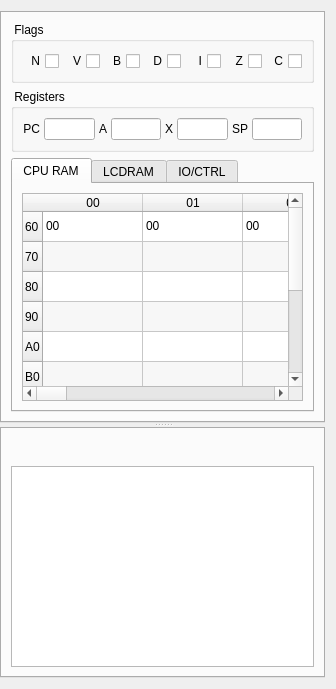
<?xml version="1.0" encoding="UTF-8"?>
<ui version="4.0">
 <class>DebugWidget</class>
 <widget class="QWidget" name="sideWidget">
  <property name="geometry">
   <rect>
    <x>0</x>
    <y>0</y>
    <width>336</width>
    <height>689</height>
   </rect>
  </property>
  <layout class="QHBoxLayout" name="horizontalLayout">
   <property name="leftMargin">
    <number>0</number>
   </property>
   <item>
    <widget class="QSplitter" name="sideSplitter">
     <property name="sizePolicy">
      <sizepolicy hsizetype="Preferred" vsizetype="Preferred">
       <horstretch>0</horstretch>
       <verstretch>0</verstretch>
      </sizepolicy>
     </property>
     <property name="orientation">
      <enum>Qt::Vertical</enum>
     </property>
     <widget class="QTabWidget" name="debugTabWidget">
      <property name="sizePolicy">
       <sizepolicy hsizetype="Preferred" vsizetype="Expanding">
        <horstretch>0</horstretch>
        <verstretch>0</verstretch>
       </sizepolicy>
      </property>
      <property name="currentIndex">
       <number>0</number>
      </property>
      <property name="tabBarAutoHide">
       <bool>true</bool>
      </property>
      <widget class="QWidget" name="CPUTab">
       <attribute name="title">
        <string>CPU</string>
       </attribute>
       <layout class="QGridLayout" name="gridLayout">
        <item row="1" column="0">
         <widget class="QGroupBox" name="groupBox_3">
          <property name="title">
           <string> Registers </string>
          </property>
          <layout class="QVBoxLayout" name="regLayout">
           <item>
            <layout class="QHBoxLayout" name="regLine1Layout" stretch="1,10,1,10,1,10,1,10">
             <property name="spacing">
              <number>4</number>
             </property>
             <item>
              <widget class="QLabel" name="labelPC">
               <property name="toolTip">
                <string>Program counter (PC)</string>
               </property>
               <property name="text">
                <string>PC</string>
               </property>
               <property name="alignment">
                <set>Qt::AlignRight|Qt::AlignTrailing|Qt::AlignVCenter</set>
               </property>
              </widget>
             </item>
             <item>
              <widget class="QLineEdit" name="pcEdit">
               <property name="sizePolicy">
                <sizepolicy hsizetype="Ignored" vsizetype="Fixed">
                 <horstretch>0</horstretch>
                 <verstretch>0</verstretch>
                </sizepolicy>
               </property>
               <property name="toolTip">
                <string>Program counter (PC)</string>
               </property>
               <property name="key" stdset="0">
                <string>PC</string>
               </property>
               <property name="type" stdset="0">
                <string>integer</string>
               </property>
               <property name="mask" stdset="0">
                <string>0x%0.4X</string>
               </property>
              </widget>
             </item>
             <item>
              <widget class="QLabel" name="aLabel">
               <property name="toolTip">
                <string>Accumulator (A)</string>
               </property>
               <property name="text">
                <string>A</string>
               </property>
              </widget>
             </item>
             <item>
              <widget class="QLineEdit" name="aEdit">
               <property name="sizePolicy">
                <sizepolicy hsizetype="Ignored" vsizetype="Fixed">
                 <horstretch>0</horstretch>
                 <verstretch>0</verstretch>
                </sizepolicy>
               </property>
               <property name="toolTip">
                <string>Accumulator (A)</string>
               </property>
               <property name="key" stdset="0">
                <string>A</string>
               </property>
               <property name="type" stdset="0">
                <string>integer</string>
               </property>
               <property name="mask" stdset="0">
                <string>0x%0.2X</string>
               </property>
              </widget>
             </item>
             <item>
              <widget class="QLabel" name="xLabel">
               <property name="toolTip">
                <string>Index Register X (X)</string>
               </property>
               <property name="text">
                <string>X</string>
               </property>
              </widget>
             </item>
             <item>
              <widget class="QLineEdit" name="xEdit">
               <property name="sizePolicy">
                <sizepolicy hsizetype="Ignored" vsizetype="Fixed">
                 <horstretch>0</horstretch>
                 <verstretch>0</verstretch>
                </sizepolicy>
               </property>
               <property name="toolTip">
                <string>Index Register X (X)</string>
               </property>
               <property name="key" stdset="0">
                <string>X</string>
               </property>
               <property name="type" stdset="0">
                <string>integer</string>
               </property>
               <property name="mask" stdset="0">
                <string>0x%0.2X</string>
               </property>
              </widget>
             </item>
             <item>
              <widget class="QLabel" name="spLabel">
               <property name="toolTip">
                <string>Stack Pointer (S)</string>
               </property>
               <property name="text">
                <string>SP</string>
               </property>
              </widget>
             </item>
             <item>
              <widget class="QLineEdit" name="spEdit">
               <property name="sizePolicy">
                <sizepolicy hsizetype="Ignored" vsizetype="Fixed">
                 <horstretch>0</horstretch>
                 <verstretch>0</verstretch>
                </sizepolicy>
               </property>
               <property name="toolTip">
                <string>Stack Pointer (S)</string>
               </property>
               <property name="key" stdset="0">
                <string>SP</string>
               </property>
               <property name="type" stdset="0">
                <string>integer</string>
               </property>
               <property name="mask" stdset="0">
                <string>0x%0.2X</string>
               </property>
              </widget>
             </item>
            </layout>
           </item>
          </layout>
         </widget>
        </item>
        <item row="2" column="0">
         <widget class="QTabWidget" name="ramTabWidget">
          <property name="currentIndex">
           <number>0</number>
          </property>
          <widget class="QWidget" name="tabRAM">
           <attribute name="title">
            <string>CPU RAM</string>
           </attribute>
           <layout class="QVBoxLayout" name="ramLayout">
            <item>
             <widget class="QTableWidget" name="ramDataTable">
              <property name="alternatingRowColors">
               <bool>true</bool>
              </property>
              <property name="selectionMode">
               <enum>QAbstractItemView::NoSelection</enum>
              </property>
              <property name="rowCount">
               <number>10</number>
              </property>
              <property name="columnCount">
               <number>16</number>
              </property>
              <property name="key" stdset="0">
               <string>RAM</string>
              </property>
              <property name="type" stdset="0">
               <string>table</string>
              </property>
              <property name="mask" stdset="0">
               <string>%0.2X</string>
              </property>
              <attribute name="horizontalHeaderMinimumSectionSize">
               <number>0</number>
              </attribute>
              <attribute name="verticalHeaderMinimumSectionSize">
               <number>0</number>
              </attribute>
              <row>
               <property name="text">
                <string>60</string>
               </property>
              </row>
              <row>
               <property name="text">
                <string>70</string>
               </property>
              </row>
              <row>
               <property name="text">
                <string>80</string>
               </property>
              </row>
              <row>
               <property name="text">
                <string>90</string>
               </property>
              </row>
              <row>
               <property name="text">
                <string>A0</string>
               </property>
              </row>
              <row>
               <property name="text">
                <string>B0</string>
               </property>
              </row>
              <row>
               <property name="text">
                <string>C0</string>
               </property>
              </row>
              <row>
               <property name="text">
                <string>D0</string>
               </property>
              </row>
              <row>
               <property name="text">
                <string>E0</string>
               </property>
              </row>
              <row>
               <property name="text">
                <string>F0</string>
               </property>
              </row>
              <column>
               <property name="text">
                <string>00</string>
               </property>
              </column>
              <column>
               <property name="text">
                <string>01</string>
               </property>
              </column>
              <column>
               <property name="text">
                <string>02</string>
               </property>
              </column>
              <column>
               <property name="text">
                <string>03</string>
               </property>
              </column>
              <column>
               <property name="text">
                <string>04</string>
               </property>
              </column>
              <column>
               <property name="text">
                <string>05</string>
               </property>
              </column>
              <column>
               <property name="text">
                <string>06</string>
               </property>
              </column>
              <column>
               <property name="text">
                <string>07</string>
               </property>
              </column>
              <column>
               <property name="text">
                <string>08</string>
               </property>
              </column>
              <column>
               <property name="text">
                <string>09</string>
               </property>
              </column>
              <column>
               <property name="text">
                <string>0A</string>
               </property>
              </column>
              <column>
               <property name="text">
                <string>0B</string>
               </property>
              </column>
              <column>
               <property name="text">
                <string>0C</string>
               </property>
              </column>
              <column>
               <property name="text">
                <string>0D</string>
               </property>
              </column>
              <column>
               <property name="text">
                <string>0E</string>
               </property>
              </column>
              <column>
               <property name="text">
                <string>0F</string>
               </property>
              </column>
              <item row="0" column="0">
               <property name="text">
                <string>00</string>
               </property>
              </item>
              <item row="0" column="1">
               <property name="text">
                <string>00</string>
               </property>
              </item>
              <item row="0" column="2">
               <property name="text">
                <string>00</string>
               </property>
              </item>
              <item row="0" column="3">
               <property name="text">
                <string>00</string>
               </property>
              </item>
              <item row="0" column="4">
               <property name="text">
                <string>00</string>
               </property>
              </item>
              <item row="0" column="5">
               <property name="text">
                <string>00</string>
               </property>
              </item>
              <item row="0" column="6">
               <property name="text">
                <string>00</string>
               </property>
              </item>
              <item row="0" column="7">
               <property name="text">
                <string>00</string>
               </property>
              </item>
              <item row="0" column="8">
               <property name="text">
                <string>00</string>
               </property>
              </item>
              <item row="0" column="9">
               <property name="text">
                <string>00</string>
               </property>
              </item>
              <item row="0" column="10">
               <property name="text">
                <string>00</string>
               </property>
              </item>
              <item row="0" column="11">
               <property name="text">
                <string>00</string>
               </property>
              </item>
              <item row="0" column="12">
               <property name="text">
                <string>00</string>
               </property>
              </item>
              <item row="0" column="13">
               <property name="text">
                <string>00</string>
               </property>
              </item>
              <item row="0" column="14">
               <property name="text">
                <string>00</string>
               </property>
              </item>
              <item row="0" column="15">
               <property name="text">
                <string>00</string>
               </property>
              </item>
             </widget>
            </item>
           </layout>
          </widget>
          <widget class="QWidget" name="tabLCDRAM">
           <attribute name="title">
            <string>LCDRAM</string>
           </attribute>
           <layout class="QVBoxLayout" name="lcdramLayout">
            <item>
             <widget class="QTableWidget" name="lcdramDataTable">
              <property name="alternatingRowColors">
               <bool>true</bool>
              </property>
              <property name="selectionMode">
               <enum>QAbstractItemView::NoSelection</enum>
              </property>
              <property name="rowCount">
               <number>2</number>
              </property>
              <property name="columnCount">
               <number>16</number>
              </property>
              <property name="key" stdset="0">
               <string>LCDRAM</string>
              </property>
              <property name="type" stdset="0">
               <string>table</string>
              </property>
              <property name="mask" stdset="0">
               <string>%0.2X</string>
              </property>
              <attribute name="horizontalHeaderMinimumSectionSize">
               <number>0</number>
              </attribute>
              <attribute name="verticalHeaderMinimumSectionSize">
               <number>0</number>
              </attribute>
              <row>
               <property name="text">
                <string>20</string>
               </property>
              </row>
              <row>
               <property name="text">
                <string>30</string>
               </property>
              </row>
              <column>
               <property name="text">
                <string>00</string>
               </property>
              </column>
              <column>
               <property name="text">
                <string>01</string>
               </property>
              </column>
              <column>
               <property name="text">
                <string>02</string>
               </property>
              </column>
              <column>
               <property name="text">
                <string>03</string>
               </property>
              </column>
              <column>
               <property name="text">
                <string>04</string>
               </property>
              </column>
              <column>
               <property name="text">
                <string>05</string>
               </property>
              </column>
              <column>
               <property name="text">
                <string>06</string>
               </property>
              </column>
              <column>
               <property name="text">
                <string>07</string>
               </property>
              </column>
              <column>
               <property name="text">
                <string>08</string>
               </property>
              </column>
              <column>
               <property name="text">
                <string>09</string>
               </property>
              </column>
              <column>
               <property name="text">
                <string>0A</string>
               </property>
              </column>
              <column>
               <property name="text">
                <string>0B</string>
               </property>
              </column>
              <column>
               <property name="text">
                <string>0C</string>
               </property>
              </column>
              <column>
               <property name="text">
                <string>0D</string>
               </property>
              </column>
              <column>
               <property name="text">
                <string>0E</string>
               </property>
              </column>
              <column>
               <property name="text">
                <string>0F</string>
               </property>
              </column>
              <item row="0" column="0">
               <property name="text">
                <string>00</string>
               </property>
              </item>
              <item row="0" column="1">
               <property name="text">
                <string>00</string>
               </property>
              </item>
              <item row="0" column="2">
               <property name="text">
                <string>00</string>
               </property>
              </item>
              <item row="0" column="3">
               <property name="text">
                <string>00</string>
               </property>
              </item>
              <item row="0" column="4">
               <property name="text">
                <string>00</string>
               </property>
              </item>
              <item row="0" column="5">
               <property name="text">
                <string>00</string>
               </property>
              </item>
              <item row="0" column="6">
               <property name="text">
                <string>00</string>
               </property>
              </item>
              <item row="0" column="7">
               <property name="text">
                <string>00</string>
               </property>
              </item>
              <item row="0" column="8">
               <property name="text">
                <string>00</string>
               </property>
              </item>
              <item row="0" column="9">
               <property name="text">
                <string>00</string>
               </property>
              </item>
              <item row="0" column="10">
               <property name="text">
                <string>00</string>
               </property>
              </item>
              <item row="0" column="11">
               <property name="text">
                <string>00</string>
               </property>
              </item>
              <item row="0" column="12">
               <property name="text">
                <string>00</string>
               </property>
              </item>
              <item row="0" column="13">
               <property name="text">
                <string>00</string>
               </property>
              </item>
              <item row="0" column="14">
               <property name="text">
                <string>00</string>
               </property>
              </item>
              <item row="0" column="15">
               <property name="text">
                <string>00</string>
               </property>
              </item>
              <item row="1" column="0"/>
              <item row="1" column="1"/>
              <item row="1" column="2"/>
              <item row="1" column="3"/>
              <item row="1" column="4"/>
              <item row="1" column="5"/>
              <item row="1" column="6"/>
              <item row="1" column="7"/>
              <item row="1" column="8"/>
              <item row="1" column="9"/>
              <item row="1" column="10"/>
              <item row="1" column="11"/>
              <item row="1" column="12"/>
              <item row="1" column="13"/>
              <item row="1" column="14"/>
              <item row="1" column="15"/>
             </widget>
            </item>
           </layout>
          </widget>
          <widget class="QWidget" name="tabIORAM">
           <attribute name="title">
            <string>IO/CTRL</string>
           </attribute>
           <layout class="QVBoxLayout" name="ioramLayout">
            <item>
             <widget class="QTableWidget" name="ioramDataTable">
              <property name="alternatingRowColors">
               <bool>true</bool>
              </property>
              <property name="selectionMode">
               <enum>QAbstractItemView::NoSelection</enum>
              </property>
              <property name="rowCount">
               <number>24</number>
              </property>
              <property name="columnCount">
               <number>1</number>
              </property>
              <property name="key" stdset="0">
               <string>IORAM</string>
              </property>
              <property name="type" stdset="0">
               <string>table</string>
              </property>
              <property name="mask" stdset="0">
               <string>%0.2X</string>
              </property>
              <attribute name="horizontalHeaderVisible">
               <bool>false</bool>
              </attribute>
              <attribute name="horizontalHeaderMinimumSectionSize">
               <number>0</number>
              </attribute>
              <attribute name="verticalHeaderMinimumSectionSize">
               <number>0</number>
              </attribute>
              <row>
               <property name="text">
                <string>00H_PortCD_Dir</string>
               </property>
              </row>
              <row>
               <property name="text">
                <string>01H_AUDIO_Ch0_Data</string>
               </property>
              </row>
              <row>
               <property name="text">
                <string>03H_PortAB_Data</string>
               </property>
              </row>
              <row>
               <property name="text">
                <string>04H_PortCD_Data</string>
               </property>
              </row>
              <row>
               <property name="text">
                <string>05H_PortEF_Data</string>
               </property>
              </row>
              <row>
               <property name="text">
                <string>06H_PortEF_Dir</string>
               </property>
              </row>
              <row>
               <property name="text">
                <string>07H_BANK_Sel</string>
               </property>
              </row>
              <row>
               <property name="text">
                <string>08H_WAKEUP_Ctrl</string>
               </property>
              </row>
              <row>
               <property name="text">
                <string>09H_SYSTEM_Ctrl</string>
               </property>
              </row>
              <row>
               <property name="text">
                <string>0AH_TIMER_TimeBase_Sel</string>
               </property>
              </row>
              <row>
               <property name="text">
                <string>0BH_TIMER_Timer_Ctrl</string>
               </property>
              </row>
              <row>
               <property name="text">
                <string>0CH_CLK_32768_En</string>
               </property>
              </row>
              <row>
               <property name="text">
                <string>0DH_INT_Ctrl</string>
               </property>
              </row>
              <row>
               <property name="text">
                <string>0EH_CLK_CPU_Ctrl</string>
               </property>
              </row>
              <row>
               <property name="text">
                <string>0FH_WDT_Flag_Clear</string>
               </property>
              </row>
              <row>
               <property name="text">
                <string>10H_TIMER_TM0Data_LB</string>
               </property>
              </row>
              <row>
               <property name="text">
                <string>11H_TIMER_TM0Data_HB</string>
               </property>
              </row>
              <row>
               <property name="text">
                <string>12H_TIMER_TM0Load_Ctrl</string>
               </property>
              </row>
              <row>
               <property name="text">
                <string>18H_LCD_Ctrl</string>
               </property>
              </row>
              <row>
               <property name="text">
                <string>19H_PortEF_Attrib</string>
               </property>
              </row>
              <row>
               <property name="text">
                <string>1AH_INT_Flag_Clear</string>
               </property>
              </row>
              <row>
               <property name="text">
                <string>1BH_AUDIO_Ch0_Ctrl</string>
               </property>
              </row>
              <row>
               <property name="text">
                <string>1EH_PortAB_Dir</string>
               </property>
              </row>
              <row>
               <property name="text">
                <string>1FH_PortAB_Attrib</string>
               </property>
              </row>
              <column/>
              <item row="0" column="0">
               <property name="text">
                <string>0x00</string>
               </property>
              </item>
             </widget>
            </item>
           </layout>
          </widget>
         </widget>
        </item>
        <item row="0" column="0">
         <widget class="QGroupBox" name="flagsGroupBox">
          <property name="title">
           <string> Flags </string>
          </property>
          <layout class="QHBoxLayout" name="horizontalLayout" stretch="0,0,0,0,0,0,0">
           <property name="spacing">
            <number>4</number>
           </property>
           <item>
            <widget class="QCheckBox" name="nfCheckBox">
             <property name="toolTip">
              <string>Negative flag N</string>
             </property>
             <property name="layoutDirection">
              <enum>Qt::RightToLeft</enum>
             </property>
             <property name="text">
              <string>N</string>
             </property>
             <property name="key" stdset="0">
              <string>NF</string>
             </property>
             <property name="type" stdset="0">
              <string>boolean</string>
             </property>
            </widget>
           </item>
           <item>
            <widget class="QCheckBox" name="vfCheckBox">
             <property name="toolTip">
              <string>Overflow flag V</string>
             </property>
             <property name="layoutDirection">
              <enum>Qt::RightToLeft</enum>
             </property>
             <property name="text">
              <string>V</string>
             </property>
             <property name="key" stdset="0">
              <string>VF</string>
             </property>
             <property name="type" stdset="0">
              <string>boolean</string>
             </property>
            </widget>
           </item>
           <item>
            <widget class="QCheckBox" name="bfCheckBox">
             <property name="toolTip">
              <string>Break flag B</string>
             </property>
             <property name="layoutDirection">
              <enum>Qt::RightToLeft</enum>
             </property>
             <property name="text">
              <string>B</string>
             </property>
             <property name="key" stdset="0">
              <string>BF</string>
             </property>
             <property name="type" stdset="0">
              <string>boolean</string>
             </property>
            </widget>
           </item>
           <item>
            <widget class="QCheckBox" name="dfCheckBox">
             <property name="toolTip">
              <string>Decimal mode flag D</string>
             </property>
             <property name="layoutDirection">
              <enum>Qt::RightToLeft</enum>
             </property>
             <property name="text">
              <string>D</string>
             </property>
             <property name="key" stdset="0">
              <string>DF</string>
             </property>
             <property name="type" stdset="0">
              <string>boolean</string>
             </property>
            </widget>
           </item>
           <item>
            <widget class="QCheckBox" name="ifCheckBox">
             <property name="toolTip">
              <string>Interrupt disable flag I</string>
             </property>
             <property name="layoutDirection">
              <enum>Qt::RightToLeft</enum>
             </property>
             <property name="text">
              <string>I</string>
             </property>
             <property name="key" stdset="0">
              <string>IF</string>
             </property>
             <property name="type" stdset="0">
              <string>boolean</string>
             </property>
            </widget>
           </item>
           <item>
            <widget class="QCheckBox" name="zfCheckBox">
             <property name="toolTip">
              <string>Zero flag Z</string>
             </property>
             <property name="layoutDirection">
              <enum>Qt::RightToLeft</enum>
             </property>
             <property name="text">
              <string>Z</string>
             </property>
             <property name="key" stdset="0">
              <string>ZF</string>
             </property>
             <property name="type" stdset="0">
              <string>boolean</string>
             </property>
            </widget>
           </item>
           <item>
            <widget class="QCheckBox" name="cfCheckBox">
             <property name="toolTip">
              <string>Carry flag C</string>
             </property>
             <property name="layoutDirection">
              <enum>Qt::RightToLeft</enum>
             </property>
             <property name="text">
              <string>C</string>
             </property>
             <property name="key" stdset="0">
              <string>CF</string>
             </property>
             <property name="type" stdset="0">
              <string>boolean</string>
             </property>
            </widget>
           </item>
          </layout>
         </widget>
        </item>
       </layout>
      </widget>
     </widget>
     <widget class="QTabWidget" name="tabWidget">
      <property name="currentIndex">
       <number>0</number>
      </property>
      <property name="tabBarAutoHide">
       <bool>true</bool>
      </property>
      <widget class="QWidget" name="tab">
       <property name="enabled">
        <bool>true</bool>
       </property>
       <attribute name="title">
        <string>Page</string>
       </attribute>
       <layout class="QVBoxLayout" name="verticalLayout_7">
        <item>
         <layout class="QHBoxLayout" name="horizontalLayout_7">
          <property name="spacing">
           <number>0</number>
          </property>
          <item>
           <widget class="QPushButton" name="runButton">
            <property name="enabled">
             <bool>false</bool>
            </property>
            <property name="sizePolicy">
             <sizepolicy hsizetype="Fixed" vsizetype="Fixed">
              <horstretch>0</horstretch>
              <verstretch>0</verstretch>
             </sizepolicy>
            </property>
            <property name="toolTip">
             <string>Run</string>
            </property>
            <property name="icon">
             <iconset>
              <normaloff>run.svg</normaloff>run.svg</iconset>
            </property>
            <property name="iconSize">
             <size>
              <width>14</width>
              <height>14</height>
             </size>
            </property>
            <property name="flat">
             <bool>true</bool>
            </property>
           </widget>
          </item>
          <item>
           <widget class="QPushButton" name="pauseButton">
            <property name="sizePolicy">
             <sizepolicy hsizetype="Fixed" vsizetype="Fixed">
              <horstretch>0</horstretch>
              <verstretch>0</verstretch>
             </sizepolicy>
            </property>
            <property name="toolTip">
             <string>Pause</string>
            </property>
            <property name="icon">
             <iconset>
              <normaloff>pause.svg</normaloff>pause.svg</iconset>
            </property>
            <property name="iconSize">
             <size>
              <width>14</width>
              <height>14</height>
             </size>
            </property>
            <property name="flat">
             <bool>true</bool>
            </property>
           </widget>
          </item>
          <item>
           <widget class="QPushButton" name="stopButton">
            <property name="enabled">
             <bool>true</bool>
            </property>
            <property name="toolTip">
             <string>Stop</string>
            </property>
            <property name="icon">
             <iconset>
              <normaloff>stop.svg</normaloff>stop.svg</iconset>
            </property>
            <property name="iconSize">
             <size>
              <width>14</width>
              <height>14</height>
             </size>
            </property>
            <property name="flat">
             <bool>true</bool>
            </property>
           </widget>
          </item>
          <item>
           <widget class="QPushButton" name="stepButton">
            <property name="enabled">
             <bool>false</bool>
            </property>
            <property name="toolTip">
             <string>Step</string>
            </property>
            <property name="icon">
             <iconset>
              <normaloff>step.svg</normaloff>step.svg</iconset>
            </property>
            <property name="iconSize">
             <size>
              <width>14</width>
              <height>14</height>
             </size>
            </property>
            <property name="autoRepeat">
             <bool>true</bool>
            </property>
            <property name="flat">
             <bool>true</bool>
            </property>
           </widget>
          </item>
          <item>
           <spacer name="horizontalSpacer">
            <property name="orientation">
             <enum>Qt::Horizontal</enum>
            </property>
            <property name="sizeHint" stdset="0">
             <size>
              <width>40</width>
              <height>20</height>
             </size>
            </property>
           </spacer>
          </item>
         </layout>
        </item>
        <item>
         <widget class="QTableWidget" name="listingTable">
          <property name="focusPolicy">
           <enum>Qt::NoFocus</enum>
          </property>
          <property name="editTriggers">
           <set>QAbstractItemView::DoubleClicked|QAbstractItemView::EditKeyPressed</set>
          </property>
          <property name="selectionMode">
           <enum>QAbstractItemView::SingleSelection</enum>
          </property>
          <property name="selectionBehavior">
           <enum>QAbstractItemView::SelectRows</enum>
          </property>
          <property name="showGrid">
           <bool>false</bool>
          </property>
          <property name="columnCount">
           <number>3</number>
          </property>
          <property name="key" stdset="0">
           <string>LISTING</string>
          </property>
          <property name="type" stdset="0">
           <string>listing</string>
          </property>
          <property name="mask" stdset="0">
           <string>0x%0.4X</string>
          </property>
          <attribute name="horizontalHeaderVisible">
           <bool>false</bool>
          </attribute>
          <attribute name="horizontalHeaderStretchLastSection">
           <bool>true</bool>
          </attribute>
          <attribute name="verticalHeaderVisible">
           <bool>false</bool>
          </attribute>
          <attribute name="verticalHeaderMinimumSectionSize">
           <number>0</number>
          </attribute>
          <column/>
          <column/>
          <column/>
         </widget>
        </item>
       </layout>
      </widget>
     </widget>
    </widget>
   </item>
  </layout>
  <action name="actionDebug">
   <property name="checkable">
    <bool>true</bool>
   </property>
  </action>
 </widget>
 <resources/>
 <connections>
  <connection>
   <sender>nfCheckBox</sender>
   <signal>stateChanged(int)</signal>
   <receiver>DebugWidget</receiver>
   <slot>checkBoxStateChanged()</slot>
  </connection>
  <connection>
   <sender>vfCheckBox</sender>
   <signal>stateChanged(int)</signal>
   <receiver>DebugWidget</receiver>
   <slot>checkBoxStateChanged()</slot>
  </connection>
  <connection>
   <sender>bfCheckBox</sender>
   <signal>stateChanged(int)</signal>
   <receiver>DebugWidget</receiver>
   <slot>checkBoxStateChanged()</slot>
  </connection>
  <connection>
   <sender>dfCheckBox</sender>
   <signal>stateChanged(int)</signal>
   <receiver>DebugWidget</receiver>
   <slot>checkBoxStateChanged()</slot>
  </connection>
  <connection>
   <sender>ifCheckBox</sender>
   <signal>stateChanged(int)</signal>
   <receiver>DebugWidget</receiver>
   <slot>checkBoxStateChanged()</slot>
  </connection>
  <connection>
   <sender>zfCheckBox</sender>
   <signal>stateChanged(int)</signal>
   <receiver>DebugWidget</receiver>
   <slot>checkBoxStateChanged()</slot>
  </connection>
  <connection>
   <sender>cfCheckBox</sender>
   <signal>stateChanged(int)</signal>
   <receiver>DebugWidget</receiver>
   <slot>checkBoxStateChanged()</slot>
  </connection>
  <connection>
    <sender>pcEdit</sender>
    <signal>editingFinished()</signal>
    <receiver>DebugWidget</receiver>
    <slot>lineEditFinished()</slot>
  </connection>
  <connection>
    <sender>aEdit</sender>
    <signal>editingFinished()</signal>
    <receiver>DebugWidget</receiver>
    <slot>lineEditFinished()</slot>
  </connection>
  <connection>
    <sender>xEdit</sender>
    <signal>editingFinished()</signal>
    <receiver>DebugWidget</receiver>
    <slot>lineEditFinished()</slot>
  </connection>
  <connection>
    <sender>spEdit</sender>
    <signal>editingFinished()</signal>
    <receiver>DebugWidget</receiver>
    <slot>lineEditFinished()</slot>
  </connection>
  <connection>
    <sender>ramDataTable</sender>
    <signal>itemChanged(QTableWidgetItem*)</signal>
    <receiver>DebugWidget</receiver>
    <slot>tableItemChanged()</slot>
  </connection>
  <connection>
    <sender>lcdramDataTable</sender>
    <signal>itemChanged(QTableWidgetItem*)</signal>
    <receiver>DebugWidget</receiver>
    <slot>tableItemChanged()</slot>
  </connection>
  <connection>
    <sender>ioramDataTable</sender>
    <signal>itemChanged(QTableWidgetItem*)</signal>
    <receiver>DebugWidget</receiver>
    <slot>tableItemChanged()</slot>
  </connection>
  <connection>
    <sender>actionDebug</sender>
    <signal>toggled(bool)</signal>
    <receiver>runButton</receiver>
    <slot>setEnabled(bool)</slot>
  </connection>
  <connection>
    <sender>actionDebug</sender>
    <signal>toggled(bool)</signal>
    <receiver>stopButton</receiver>
    <slot>setDisabled(bool)</slot>
  </connection>
  <connection>
    <sender>actionDebug</sender>
    <signal>toggled(bool)</signal>
    <receiver>pauseButton</receiver>
    <slot>setDisabled(bool)</slot>
  </connection>
  <connection>
    <sender>actionDebug</sender>
    <signal>toggled(bool)</signal>
    <receiver>stepButton</receiver>
    <slot>setEnabled(bool)</slot>
  </connection>

  <connection>
    <sender>runButton</sender>
    <signal>clicked()</signal>
    <receiver>DebugWidget</receiver>
    <slot>debugRunSignal()</slot>
  </connection>
  <connection>
    <sender>stopButton</sender>
    <signal>clicked()</signal>
    <receiver>DebugWidget</receiver>
    <slot>debugStopSignal()</slot>
  </connection>
  <connection>
    <sender>pauseButton</sender>
    <signal>clicked()</signal>
    <receiver>DebugWidget</receiver>
    <slot>debugPauseSignal()</slot>
  </connection>
  <connection>
    <sender>stepButton</sender>
    <signal>clicked()</signal>
    <receiver>DebugWidget</receiver>
    <slot>debugStepSignal()</slot>
  </connection>
  <connection>
    <sender>listingTable</sender>
    <signal>itemChanged(QTableWidgetItem*)</signal>
    <receiver>DebugWidget</receiver>
    <slot>listingTableChanged()</slot>
  </connection>
  <connection>
    <sender>ramTabWidget</sender>
    <signal>currentChanged(int)</signal>
    <receiver>DebugWidget</receiver>
    <slot>refrashStateSignal()</slot>
  </connection>
 </connections>
 <slots>
  <slot>lineEditFinished()</slot>
  <slot>tableItemChanged()</slot>
  <slot>checkBoxStateChanged()</slot>
  <slot>debugRunSignal()</slot>
  <slot>debugStopSignal()</slot>
  <slot>debugPauseSignal()</slot>
  <slot>debugStepSignal()</slot>
  <slot>listingTableChanged()</slot>
  <slot>refrashStateSignal()</slot>
 </slots>
</ui>
